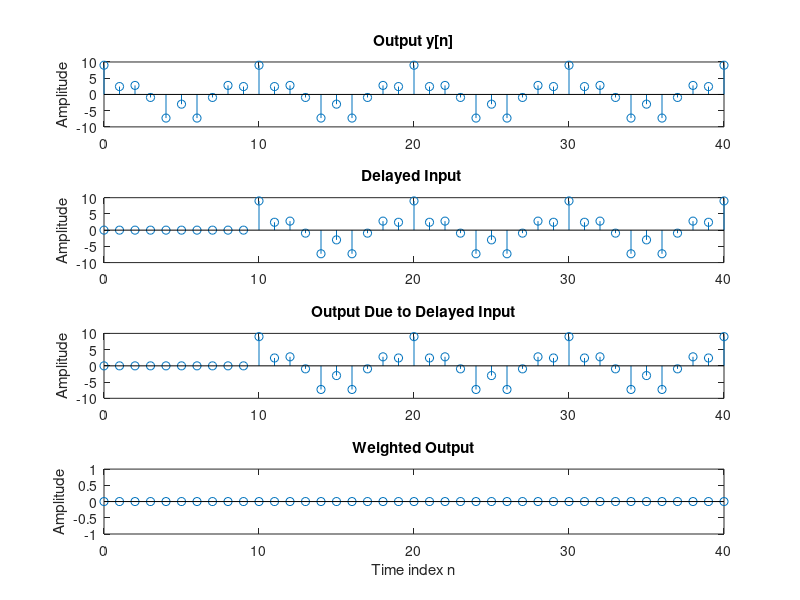

MATLAB code for this plot:
%%%%%Problem 2 Task 1 Part i%%%%%
n=0:40;
a=3;b=6;D=10;
x1=cos(2*pi*0.6*n);
x2=cos(2*pi*0.9*n);
x=a*x1+b*x2;
xd=[zeros(1,D) x];
num=[1 -1];den=[1];
y=filter(num,den,x);
yd=filter(num,den,xd);
d=y-yd(1+D:41+D);
subplot(4,1,1)
stem(n,y)
ylabel('Amplitude');
title('Output y[n]');
subplot(4,1,2)
stem(n,xd(1:41))
ylabel('Amplitude');
title('Delayed Input ');
subplot(4,1,3)
stem(n,yd(1:41))
ylabel('Amplitude');
title('Output Due to Delayed Input');
subplot(4,1,4)
stem(n,d)
xlabel('Time index n');
ylabel('Amplitude');
title('Difference Signal');
title('Weighted Output');
%%%%%Problem 2 Task 1 Part ii%%%%%
n=0:40;
a=3;b=6;D=10;
x1=cos(2*pi*0.6*n);
x2=cos(2*pi*0.9*n);
x=a*x1+b*x2;
xd=[zeros(1,D) x];
num=[1];den=[1];
y=filter(num,den,x);
yd=filter(num,den,xd);
d=y-yd(1+D:41+D);
subplot(4,1,1)
stem(n,y)
ylabel('Amplitude');
title('Output y[n]');
subplot(4,1,2)
stem(n,xd(1:41))
ylabel('Amplitude');
title('Delayed Input ');
subplot(4,1,3)
stem(n,yd(1:41))
ylabel('Amplitude');
title('Output Due to Delayed Input');
subplot(4,1,4)
stem(n,d)
xlabel('Time index n');
ylabel('Amplitude');
title('Difference Signal');
title('Weighted Output');